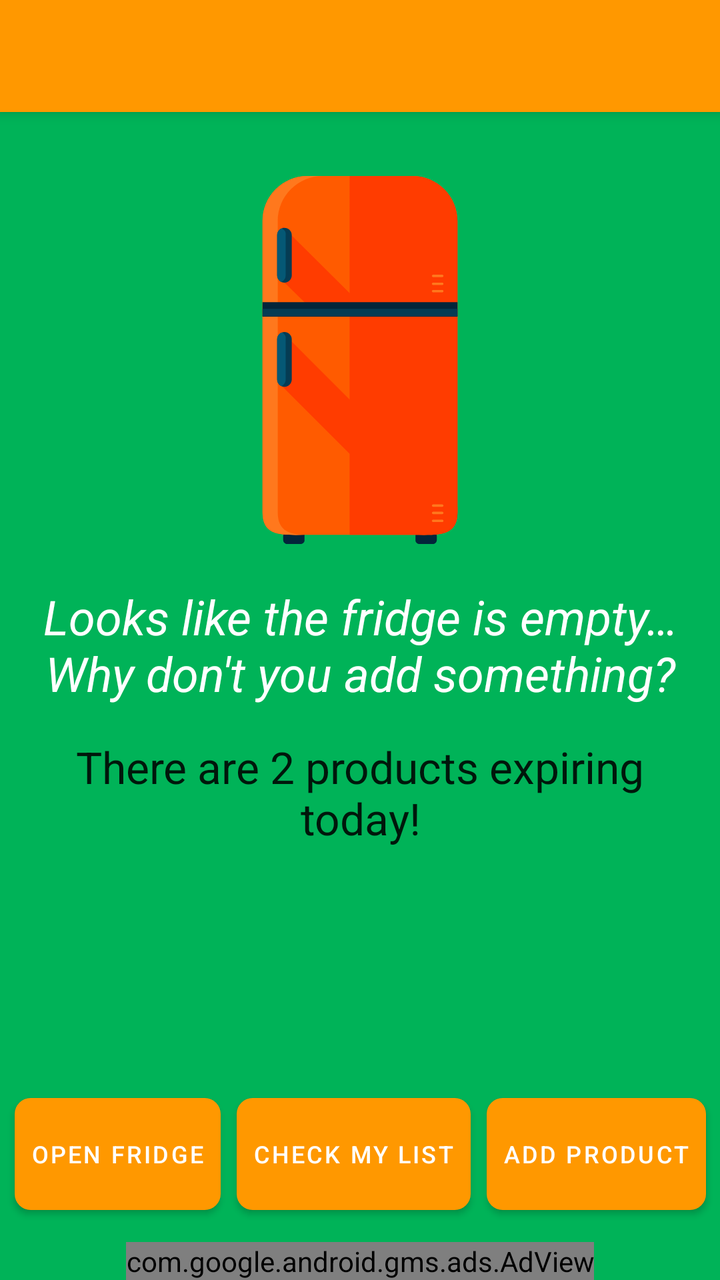
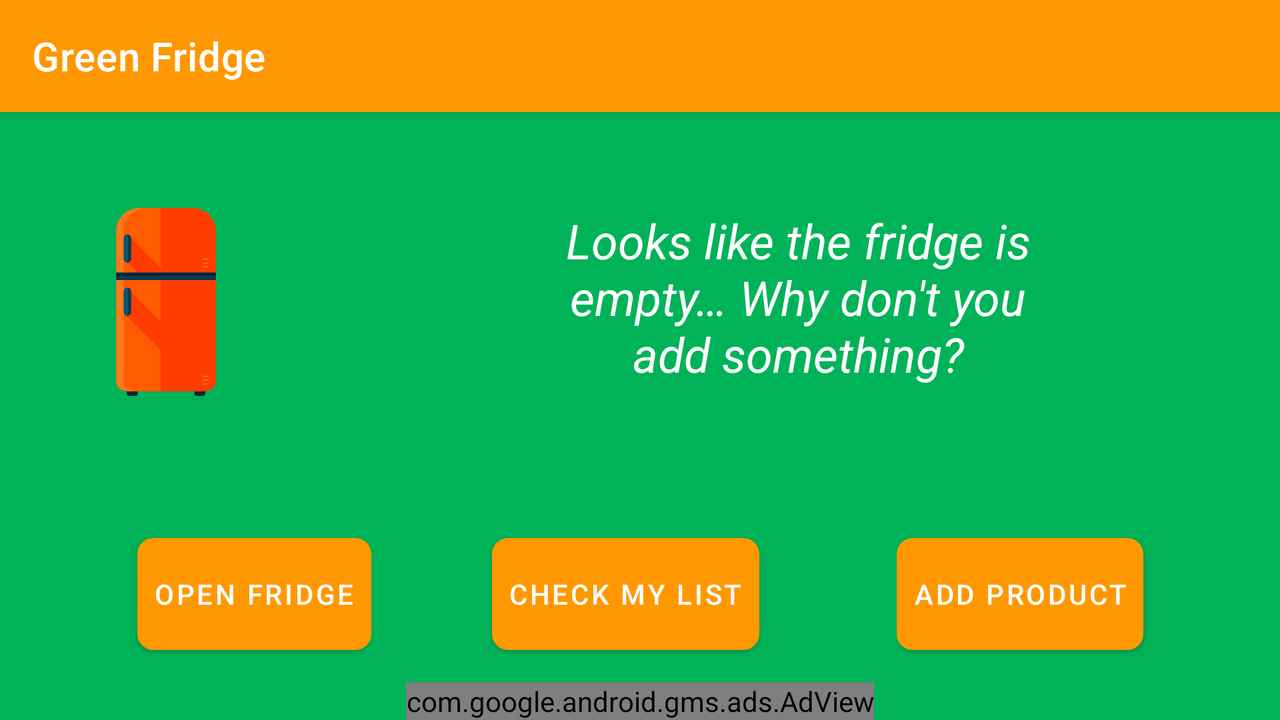

First picture: res/layout/ on a phone held upright. Second picture: the repository's own variant of that layout, on a device whose configuration matches the variant's folder. Source for both follows.
<!-- AndroidManifest.xml: application theme AppTheme -->
<!-- res/layout/activity_main.xml -->
<?xml version="1.0" encoding="utf-8"?>
<androidx.constraintlayout.widget.ConstraintLayout
    xmlns:android="http://schemas.android.com/apk/res/android"
    xmlns:app="http://schemas.android.com/apk/res-auto"
    xmlns:tools="http://schemas.android.com/tools"
    android:layout_width="match_parent"
    android:layout_height="match_parent"
    android:background="@color/background"
    tools:context="com.georgeampartzidis.georgeampartzidis.greenfridge.MainActivity">

    <androidx.appcompat.widget.Toolbar
        android:id="@+id/toolbar"
        style="@style/toolbar"
        app:titleTextColor="@android:color/white"
        app:layout_constraintStart_toStartOf="parent"
        app:layout_constraintEnd_toEndOf="parent"
        app:layout_constraintTop_toTopOf="parent"/>

    <ImageView
        android:id="@+id/fridge"
        android:layout_width="240dp"
        android:layout_height="240dp"
        android:layout_marginEnd="8dp"
        android:layout_marginStart="8dp"
        android:layout_marginTop="32dp"
        android:paddingTop="?attr/actionBarSize"
        app:layout_constraintEnd_toEndOf="parent"
        app:layout_constraintLeft_toLeftOf="parent"
        app:layout_constraintRight_toRightOf="parent"
        app:layout_constraintStart_toStartOf="parent"
        app:layout_constraintTop_toTopOf="parent"
        app:srcCompat="@drawable/ic_fridge" />

    <TextView
        android:id="@+id/tv_fridge_content"
        android:layout_width="match_parent"
        android:layout_height="wrap_content"
        android:layout_marginTop="12dp"
        android:gravity="center_horizontal"
        android:padding="8dp"
        android:text="@string/empty_fridge"
        android:textAppearance="@style/TextAppearance.AppCompat.Headline"
        android:textStyle="italic"
        app:layout_constraintEnd_toEndOf="parent"
        app:layout_constraintHorizontal_bias="0.0"
        app:layout_constraintLeft_toLeftOf="parent"
        app:layout_constraintRight_toRightOf="parent"
        app:layout_constraintStart_toStartOf="parent"
        app:layout_constraintTop_toBottomOf="@+id/fridge" />

    <TextView
        android:id="@+id/tv_expiring_products"
        android:layout_width="wrap_content"
        android:layout_height="wrap_content"
        android:layout_marginEnd="8dp"
        android:layout_marginStart="8dp"
        android:layout_marginTop="8dp"
        android:paddingStart="8dp"
        android:paddingEnd="8dp"
        android:textAppearance="@style/TextAppearance.AppCompat.Large.Inverse"
        android:gravity="center"
        app:layout_constraintEnd_toEndOf="parent"
        app:layout_constraintLeft_toLeftOf="parent"
        app:layout_constraintRight_toRightOf="parent"
        app:layout_constraintStart_toStartOf="parent"
        app:layout_constraintTop_toBottomOf="@+id/tv_fridge_content"
        tools:text="There are 2 products expiring today!" />

    <Button
        android:id="@+id/bt_open_fridge"
        style="@style/button"
        android:layout_marginStart="8dp"
        android:onClick="openFridge"
        android:text="@string/open_fridge"
        android:textSize="12sp"
        app:layout_constraintBottom_toBottomOf="@+id/bt_add_product"
        app:layout_constraintStart_toStartOf="parent"
        app:layout_constraintEnd_toStartOf="@id/bt_open_shopping_list"
        app:layout_constraintTop_toTopOf="@+id/bt_add_product" />

    <Button
        android:id="@+id/bt_open_shopping_list"
        style="@style/button"
        android:onClick="openShoppingList"
        android:text="@string/check_list"
        android:textSize="12sp"
        android:layout_marginStart="8dp"
        android:layout_marginEnd="8dp"
        app:layout_constraintBottom_toBottomOf="@id/bt_add_product"
        app:layout_constraintStart_toEndOf="@id/bt_open_fridge"
        app:layout_constraintEnd_toStartOf="@id/bt_add_product"/>

    <Button
        android:id="@+id/bt_add_product"
        style="@style/button"
        android:onClick="addProductActivity"
        android:text="@string/add_product"
        android:textSize="12sp"
        app:layout_constraintBottom_toTopOf="@id/adView"
        app:layout_constraintRight_toRightOf="parent"
        app:layout_constraintStart_toEndOf="@id/bt_open_shopping_list"
        app:layout_constraintEnd_toEndOf="parent"
        android:layout_marginEnd="8dp"
        android:layout_marginBottom="16dp"
        app:srcCompat="@drawable/ic_add_white_24px" />

    <com.google.android.gms.ads.AdView
        xmlns:ads="http://schemas.android.com/apk/res-auto"
        android:id="@+id/adView"
        android:layout_width="wrap_content"
        android:layout_height="wrap_content"
        android:layout_centerHorizontal='true'
        app:layout_constraintBottom_toBottomOf="parent"
        app:layout_constraintStart_toStartOf="parent"
        app:layout_constraintEnd_toEndOf="parent"
        ads:adSize="BANNER" />

</androidx.constraintlayout.widget.ConstraintLayout>
<!-- resources referenced by this layout -->
<resources>
  <color name="background">#00B358</color>
  <!-- drawable ic_fridge: vector/xml drawable (drawable, 3519 chars, omitted) -->
  <string name="add_product">Add product</string>
  <string name="check_list">check my list</string>
  <string name="empty_fridge">Looks like the fridge is empty… Why don\'t you add something?</string>
  <string name="open_fridge">open fridge</string>
  <style name="button">
          <item name="android:layout_width">wrap_content</item>
          <item name="android:layout_height">56dp</item>
          <item name="android:elevation">8dp</item>
          <item name="android:padding">8dp</item>
          <item name="android:textColor">@android:color/white</item>
          <item name="android:background">@drawable/rounded_shape</item>
      </style>
  <style name="toolbar">
          <item name="android:layout_width">match_parent</item>
          <item name="android:layout_height">?attr/actionBarSize</item>
          <item name="android:background">@color/colorPrimary</item>
          <item name="android:elevation">4dp</item>
          <item name="theme">@style/ActionBar.GreenFridge</item>
          <item name="android:popupTheme">@style/ThemeOverlay.AppCompat.Light</item>
      </style>
  <style name="AppTheme" parent="Theme.MaterialComponents.NoActionBar">
          
          <item name="colorPrimary">@color/colorPrimary</item>
          <item name="colorPrimaryDark">@color/colorPrimaryDark</item>
          <item name="colorAccent">@color/colorAccent</item>
      </style>
  <!-- drawable rounded_shape (drawable) -->
  <?xml version="1.0" encoding="utf-8"?>
  <shape xmlns:android="http://schemas.android.com/apk/res/android"
      android:shape="rectangle">
  
      <solid
          android:color="@color/colorButton"/>
      <corners
          android:radius="8dp"/>
  
  </shape>
  <color name="colorPrimary">#FF9800</color>
  <style name="ActionBar.GreenFridge" parent="@style/AppTheme">
          <item name="android:displayOptions">useLogo|showHome</item>
          <item name="android:logo">@mipmap/ic_launcher_round</item>
          <item name="colorControlNormal">@android:color/white</item>
      </style>
  <color name="colorPrimaryDark">#E65100</color>
  <color name="colorAccent">#0000EE</color>
  <color name="colorButton">#FF5900</color>
</resources>
<!-- res/layout-land/activity_main.xml (the repository's variant of the layout above) -->
<!-- drawn on the phone turned sideways -->
<?xml version="1.0" encoding="utf-8"?>
<androidx.constraintlayout.widget.ConstraintLayout
    xmlns:android="http://schemas.android.com/apk/res/android"
    xmlns:app="http://schemas.android.com/apk/res-auto"
    xmlns:tools="http://schemas.android.com/tools"
    android:layout_width="match_parent"
    android:layout_height="match_parent"
    android:background="@color/background"
    tools:context="com.georgeampartzidis.georgeampartzidis.greenfridge.MainActivity">

    <androidx.appcompat.widget.Toolbar
        android:id="@+id/toolbar"
        android:layout_width="match_parent"
        android:layout_height="?attr/actionBarSize"
        android:background="@color/colorPrimary"
        android:elevation="4dp"
        app:title="@string/app_name"
        app:titleTextColor="@android:color/white" />

    <ImageView
        android:id="@+id/fridge"
        android:layout_width="150dp"
        android:layout_height="150dp"
        android:layout_marginEnd="8dp"
        android:layout_marginStart="8dp"
        android:layout_marginTop="48dp"
        android:paddingTop="?attr/actionBarSize"
        app:layout_constraintLeft_toLeftOf="parent"
        app:layout_constraintStart_toStartOf="parent"
        app:layout_constraintTop_toTopOf="parent"
        app:srcCompat="@drawable/ic_fridge"/>


    <Button
        android:id="@+id/bt_add_product"
        android:layout_width="wrap_content"
        android:layout_height="56dp"
        android:layout_margin="16dp"
        style="@style/button"
        android:onClick="addProductActivity"
        app:layout_constraintBottom_toBottomOf="parent"
        app:layout_constraintBottom_toTopOf="@id/adView"
        app:layout_constraintEnd_toEndOf="parent"
        app:layout_constraintStart_toEndOf="@id/bt_open_shopping_list"
        android:text="@string/add_product" />

    <TextView
        android:id="@+id/tv_fridge_content"
        android:layout_width="240dp"
        android:layout_height="wrap_content"
        android:layout_marginTop="?attr/actionBarSize"
        android:text="@string/empty_fridge"
        android:textAppearance="@style/TextAppearance.AppCompat.Headline"
        android:textStyle="italic"
        android:gravity="center_horizontal"
        app:layout_constraintTop_toTopOf="@id/fridge"
        app:layout_constraintLeft_toRightOf="@id/fridge"
        app:layout_constraintRight_toRightOf="parent"/>

    <TextView
        android:id="@+id/tv_expiring_products"
        android:layout_width="wrap_content"
        android:layout_height="wrap_content"
        android:layout_marginBottom="8dp"
        android:layout_marginTop="16dp"
        android:gravity="center"
        android:textAppearance="@style/TextAppearance.AppCompat.Large.Inverse"
        app:layout_constraintBottom_toBottomOf="@+id/fridge"
        app:layout_constraintLeft_toLeftOf="@id/tv_fridge_content"
        app:layout_constraintRight_toRightOf="@id/tv_fridge_content"
        app:layout_constraintTop_toBottomOf="@+id/tv_fridge_content"
        tools:text="There are 2 products expiring today!" />

    <Button
        android:id="@+id/bt_open_fridge"
        android:layout_width="wrap_content"
        android:layout_height="56dp"
        style="@style/button"
        android:onClick="openFridge"
        android:padding="8dp"
        android:layout_marginLeft="16dp"
        android:text="Open Fridge"
        android:textColor="@android:color/white"
        app:layout_constraintBottom_toBottomOf="@+id/bt_add_product"
        app:layout_constraintStart_toStartOf="parent"
        app:layout_constraintEnd_toStartOf="@id/bt_open_shopping_list"
        app:layout_constraintTop_toTopOf="@+id/bt_add_product" />

    <Button
        android:id="@+id/bt_open_shopping_list"
        style="@style/button"
        android:layout_marginStart="8dp"
        android:onClick="openShoppingList"
        android:text="@string/check_list"
        app:layout_constraintEnd_toStartOf="@id/bt_add_product"
        app:layout_constraintStart_toEndOf="@+id/bt_open_fridge"
        app:layout_constraintBottom_toBottomOf="@id/bt_add_product"/>

    <com.google.android.gms.ads.AdView
        xmlns:ads="http://schemas.android.com/apk/res-auto"
        android:id="@+id/adView"
        android:layout_width="wrap_content"
        android:layout_height="wrap_content"
        android:layout_centerHorizontal='true'
        app:layout_constraintBottom_toBottomOf="parent"
        app:layout_constraintStart_toStartOf="parent"
        app:layout_constraintEnd_toEndOf="parent"
        ads:adSize="BANNER"
        ads:adUnitId="@string/ad_unit_id"/>
</androidx.constraintlayout.widget.ConstraintLayout>
<!-- resources referenced by the variant -->
<!-- as the phone turned sideways resolves them -->
<resources>
  <color name="background">#00B358</color>
  <color name="colorPrimary">#FF9800</color>
  <!-- drawable ic_fridge: vector/xml drawable (drawable, 3519 chars, omitted) -->
  <string name="ad_unit_id">ca-app-pub-3940256099942544/6300978111</string>
  <string name="add_product">Add product</string>
  <string name="app_name">Green Fridge</string>
  <string name="check_list">check my list</string>
  <string name="empty_fridge">Looks like the fridge is empty… Why don\'t you add something?</string>
  <style name="button">
          <item name="android:layout_width">wrap_content</item>
          <item name="android:layout_height">56dp</item>
          <item name="android:elevation">8dp</item>
          <item name="android:padding">8dp</item>
          <item name="android:textColor">@android:color/white</item>
          <item name="android:background">@drawable/rounded_shape</item>
      </style>
  <style name="AppTheme" parent="Theme.MaterialComponents.NoActionBar">
          
          <item name="colorPrimary">@color/colorPrimary</item>
          <item name="colorPrimaryDark">@color/colorPrimaryDark</item>
          <item name="colorAccent">@color/colorAccent</item>
      </style>
  <!-- drawable rounded_shape (drawable) -->
  <?xml version="1.0" encoding="utf-8"?>
  <shape xmlns:android="http://schemas.android.com/apk/res/android"
      android:shape="rectangle">
  
      <solid
          android:color="@color/colorButton"/>
      <corners
          android:radius="8dp"/>
  
  </shape>
  <color name="colorPrimaryDark">#E65100</color>
  <color name="colorAccent">#0000EE</color>
  <color name="colorButton">#FF5900</color>
</resources>
